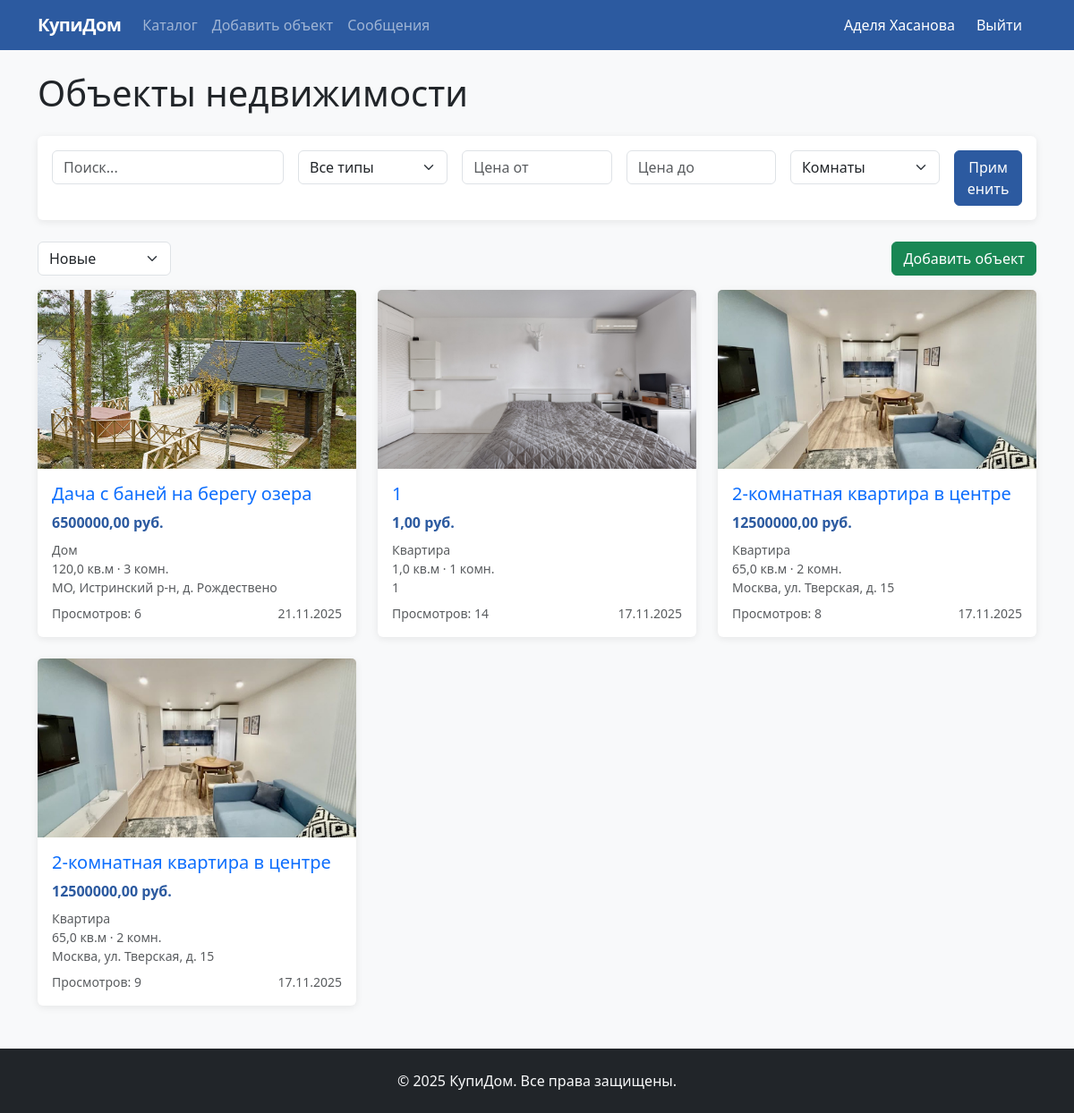
Screenshot of /properties/ (signed in) with the database file from the repository.
### realty/models.py (models this page shows, shortened)
class CustomUser(AbstractUser):
    USER_TYPE_CHOICES = (
        ('realtor', 'Риэлтор'),
        ('client', 'Клиент'),
    )
    GENDER_CHOICES = (
        ('M', 'Мужской'),
        ('F', 'Женский'),
    )
    user_type = models.CharField('Тип пользователя', max_length=10, choices=USER_TYPE_CHOICES)
    phone = models.CharField('Телефон', max_length=20, blank=True)
    bio = models.TextField('О себе', blank=True)
    avatar = models.ImageField('Аватар', upload_to='avatars/', blank=True, null=True)
    gender = models.CharField('Пол', max_length=1, choices=GENDER_CHOICES, blank=True)

class Property(models.Model):
    STATUS_CHOICES = (
        ('active', 'Актуально'),
        ('sold', 'Продано'),
        ('hidden', 'Скрыто'),
    )
    PROPERTY_TYPES = (
        ('apartment', 'Квартира'),
        ('house', 'Дом'),
        ('land', 'Земельный участок'),
        ('commercial', 'Коммерческая недвижимость'),
    )
    title = models.CharField('Название', max_length=200)
    description = models.TextField('Описание')
    price = models.DecimalField('Цена', max_digits=12, decimal_places=2)
    property_type = models.CharField('Тип недвижимости', max_length=20, choices=PROPERTY_TYPES)
    area = models.FloatField('Площадь (кв.м)')
    rooms = models.IntegerField('Количество комнат', blank=True, null=True)
    location = models.CharField('Местоположение', max_length=300)
    created_by = models.ForeignKey(CustomUser, on_delete=models.CASCADE, related_name='properties')
    status = models.CharField('Статус', max_length=10, choices=STATUS_CHOICES, default='active')
    views = models.IntegerField('Просмотры', default=0)
    created_at = models.DateTimeField(auto_now_add=True)
    updated_at = models.DateTimeField(auto_now=True)
    class Meta:
        verbose_name = 'Объект недвижимости'
        verbose_name_plural = 'Объекты недвижимости'
        ordering = ['-created_at']

class PropertyImage(models.Model):
    property = models.ForeignKey(Property, on_delete=models.CASCADE, related_name='images')
    image = models.ImageField('Изображение', upload_to='property_images/')
    is_main = models.BooleanField('Основное изображение', default=False)

### realty/views.py (the view, shortened to what this page needs)
# urls.py: path('properties/', views.property_list, name='property_list'),
def property_list(request):
    properties = Property.objects.filter(status='active')
    property_type = request.GET.get('type')
    min_price = request.GET.get('min_price')
    max_price = request.GET.get('max_price')
    search = request.GET.get('search')
    rooms = request.GET.get('rooms')
    if property_type:
        properties = properties.filter(property_type=property_type)
    if min_price:
        properties = properties.filter(price__gte=min_price)
    if max_price:
        properties = properties.filter(price__lte=max_price)
    if search:
        properties = properties.filter(
            Q(title__icontains=search) |
            Q(description__icontains=search) |
            Q(location__icontains=search)
        )
    if rooms:
        properties = properties.filter(rooms=rooms)
    sort = request.GET.get('sort', '-created_at')
    if sort in ['price', '-price', 'created_at', '-created_at', 'views', '-views']:
        properties = properties.order_by(sort)
    paginator = Paginator(properties, 12)
    page_number = request.GET.get('page', 1)
    page_obj = paginator.get_page(page_number)
    context = {
        'page_obj': page_obj,
        'property_types': Property.PROPERTY_TYPES,
    }
    return render(request, 'realty/property_list.html', context)

### realty/templates/realty/property_list.html (shortened to what this page needs)
{% extends 'realty/base.html' %}
{% block content %}
<h1 class="mb-4">Объекты недвижимости</h1>
<form method="get" class="card mb-4">
    <div class="card-body">
        <div class="row g-3">
            <div class="col-md-3">
                <input type="text" name="search" class="form-control" placeholder="Поиск..." value="{{ request.GET.search }}">
            </div>
            <div class="col-md-2">
                <select name="type" class="form-select">
                    <option value="">Все типы</option>
                </select>
            </div>
            <div class="col-md-2">
                <input type="number" name="min_price" class="form-control" placeholder="Цена от" value="{{ request.GET.min_price }}">
            </div>
            <div class="col-md-2">
                <input type="number" name="max_price" class="form-control" placeholder="Цена до" value="{{ request.GET.max_price }}">
            </div>
            <div class="col-md-2">
                <select name="rooms" class="form-select">
                    <option value="">Комнаты</option>
                </select>
            </div>
            <div class="col-md-1">
                <button type="submit" class="btn btn-primary w-100">Применить</button>
            </div>
        </div>
    </div>
</form>
<form method="get" class="d-flex justify-content-between align-items-center mb-3">
    <div>
        <select name="sort" class="form-select" onchange="this.form.submit()" style="width: auto;">
            <option value="-created_at" {% if request.GET.sort == '-created_at' %}selected{% endif %}>Новые</option>
        </select>
    </div>
    {% if user.is_authenticated %}
    <a href="{% url 'property_create' %}" class="btn btn-success">Добавить объект</a>
    {% endif %}
</form>
<div class="row">
    {% for property in page_obj %}
    <div class="col-md-6 col-lg-4 mb-4">
        <div class="card h-100">
            {% with main_image=property.images.first %}
                {% if main_image %}
                <img src="{{ main_image.image.url }}" class="card-img-top" alt="{{ property.title }}"
                     style="height: 200px; object-fit: cover;">
                {% else %}
                <div class="card-img-top bg-light d-flex align-items-center justify-content-center" style="height: 200px;">
                    <span class="text-muted">Нет изображения</span>
                </div>
                {% endif %}
            {% endwith %}
            <div class="card-body">
                <h5 class="card-title">
                    <a href="{% url 'property_detail' property.pk %}" class="text-decoration-none">{{ property.title }}</a>
                </h5>
                <div class="mb-2">
                    <strong class="text-primary">{{ property.price }} руб.</strong>
                </div>
                <div class="text-muted small mb-2">
                    <div>{{ property.get_property_type_display }}</div>
                    <div>{{ property.area }} кв.м · {% if property.rooms %}{{ property.rooms }} комн.{% endif %}</div>
                    <div>{{ property.location }}</div>
                </div>
                <div class="d-flex justify-content-between text-muted small">
                    <span>Просмотров: {{ property.views }}</span>
                    <span>{{ property.created_at|date:"d.m.Y" }}</span>
                </div>
            </div>
        </div>
    </div>
    {% endfor %}
</div>
{% endblock %}

### realty/templates/realty/base.html (shortened to what this page needs)
<!DOCTYPE html>
<html lang="ru">
<head>
    <link href="https://cdn.jsdelivr.net/npm/bootstrap@5.3.0/dist/css/bootstrap.min.css" rel="stylesheet">
</head>
<body class="bg-light d-flex flex-column">
    <nav class="navbar navbar-expand-lg navbar-dark bg-primary">
        <div class="container">
            <a class="navbar-brand" href="{% url 'home' %}">КупиДом</a>
            <div class="collapse navbar-collapse" id="navbarNav">
                <ul class="navbar-nav me-auto">
                    <li class="nav-item">
                        <a class="nav-link" href="{% url 'property_list' %}">Каталог</a>
                    </li>
                    {% if user.is_authenticated %}
                    <li class="nav-item">
                        <a class="nav-link" href="{% url 'property_create' %}">Добавить объект</a>
                    </li>
                    <li class="nav-item">
                        <a class="nav-link" href="{% url 'message_list' %}">Сообщения</a>
                    </li>
                    {% endif %}
                </ul>
                <ul class="navbar-nav">
                    {% if user.is_authenticated %}
                    <li class="nav-item">
                        <a class="nav-link" href="{% url 'profile' %}" style="color: white !important;">
                            {{ user.get_full_name|default:user.username }}
                        </a>
                    </li>
                    <li class="nav-item">
                        <form method="post" action="{% url 'logout' %}" class="d-flex align-items-center">
                            <button type="submit" class="nav-link btn btn-link" style="border: none; background: none; color: white !important; padding: 0.5rem 1rem;">
                                Выйти
                            </button>
                        </form>
                    </li>
                    {% endif %}
                </ul>
            </div>
        </div>
    </nav>
    <main class="py-4">
        <div class="container">
            {% block content %}
            {% endblock %}
        </div>
    </main>
    <footer class="bg-dark text-light py-4 mt-auto">
        <div class="container text-center">
            <p class="mb-0">&copy; 2025 КупиДом. Все права защищены.</p>
        </div>
    </footer>
</body>
</html>

### realty/templates/realty/base.html (style rules this page uses)
:root { --primary: #2c5aa0; --primary-dark: #1e3d72; --accent: #e74c3c; --dark: #34495e; --light: #f8f9fa; }
.bg-primary { background-color: var(--primary) !important; }
.btn-primary { background-color: var(--primary); border-color: var(--primary); }
.text-primary { color: var(--primary) !important; }
.navbar-brand { font-weight: 600; letter-spacing: -0.5px; }
.card { border: none; box-shadow: 0 2px 8px rgba(0,0,0,0.08); transition: box-shadow 0.2s; }
html, body { height: 100%; }
body { display: flex; flex-direction: column; }
main { flex: 1 0 auto; }
footer { flex-shrink: 0; }
.navbar-nav .nav-item { display: flex; align-items: center; }
.navbar-nav .nav-link { display: flex; align-items: center; height: 100%; }

### rows the page displays
CustomUser: get_full_name "Аделя Хасанова"
Property: images.first.image (picture), title "Дача с баней на берегу озера", price "6500000,00", property_type "Дом", area "120,0", rooms "3", location "МО, Истринский р-н, д. Рождествено", views "6", created_at "21.11.2025"
Property: images.first.image (picture), title "1", price "1,00", property_type "Квартира", area "1,0", rooms "1", location "1", views "14", created_at "17.11.2025"
Property: images.first.image (picture), title "2-комнатная квартира в центре", price "12500000,00", property_type "Квартира", area "65,0", rooms "2", location "Москва, ул. Тверская, д. 15", views "8", created_at "17.11.2025"
Property: images.first.image (picture), title "2-комнатная квартира в центре", price "12500000,00", property_type "Квартира", area "65,0", rooms "2", location "Москва, ул. Тверская, д. 15", views "9", created_at "17.11.2025"
